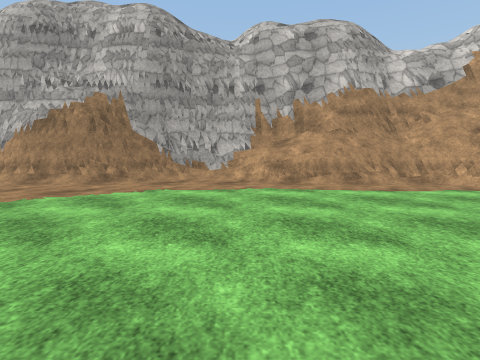
[1] (above)

24 first-person views from a walk through a scene from a Unity 3-D project. The camera is 1.3 m above the floor, tilts 6° down and sees 80° across. The floor is counted in squares, 2 m on a side. Each view is taken from the middle of a square. On the plan, view 1 faces up. The plan holds only what a view shows up to about 9 squares ahead; the rest is blank. The place goes on beyond the plan. The player character is not drawn. Surface patterns are stand-ins for the level's own textures.

[2]
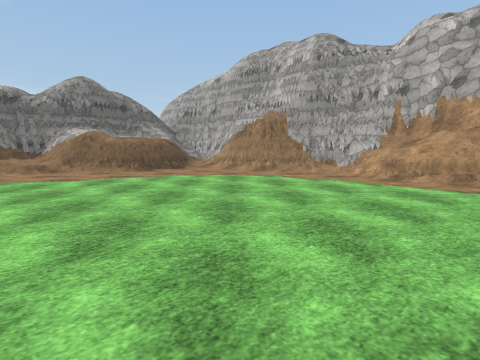

[3]
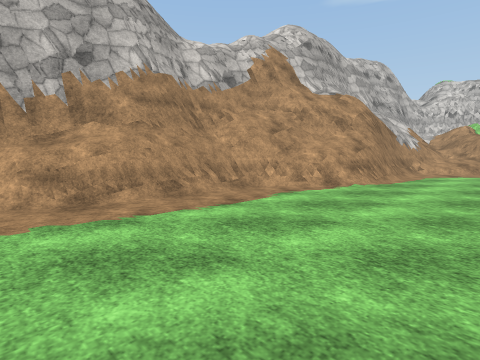

[4]
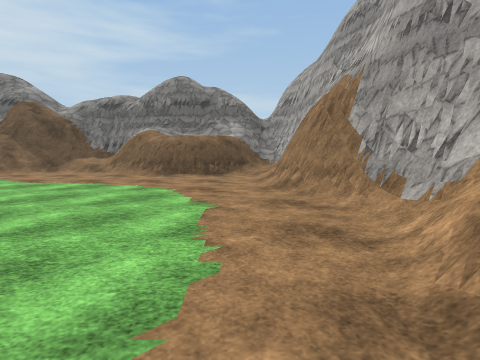

[5]
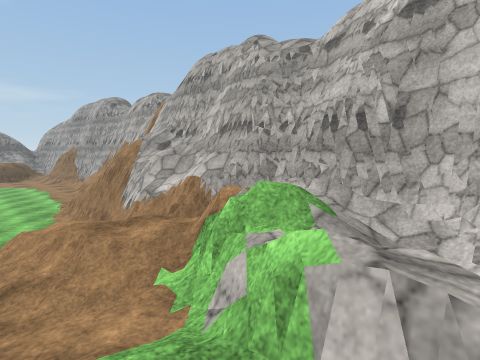

[6]
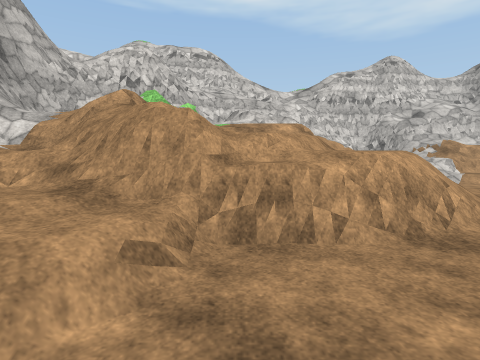

[7]
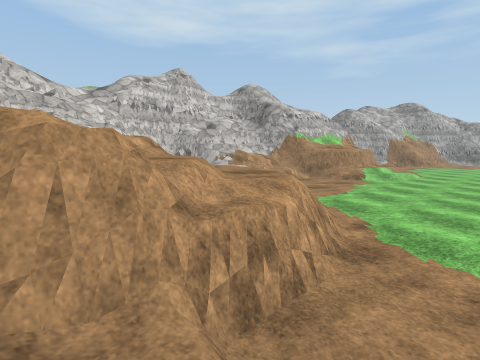

[8]
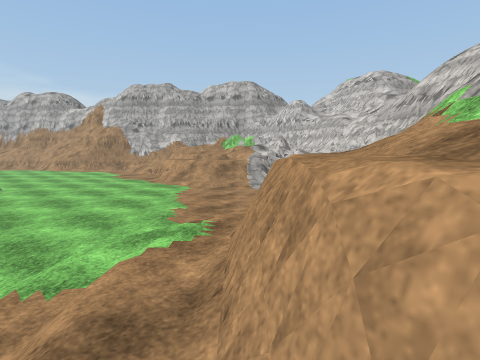

[9]
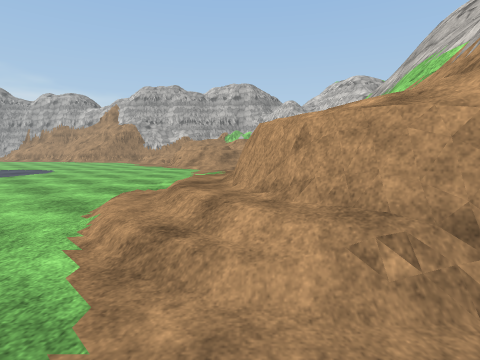

[10]
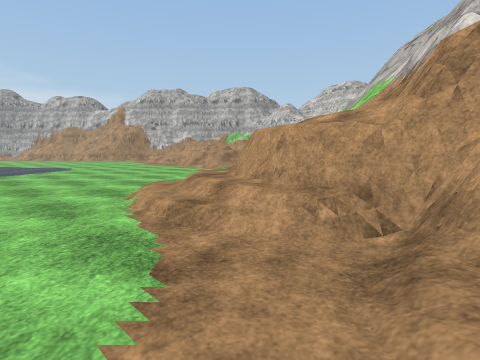

[11]
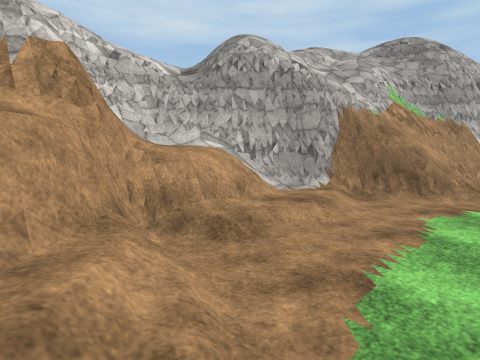

[12]
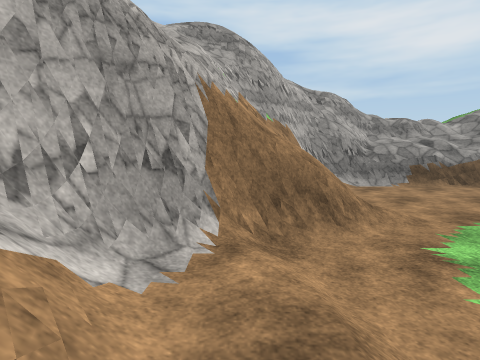

[13]
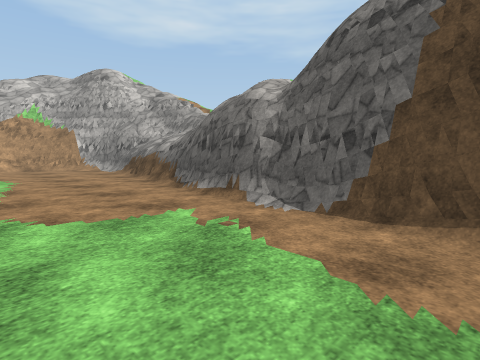

[14]
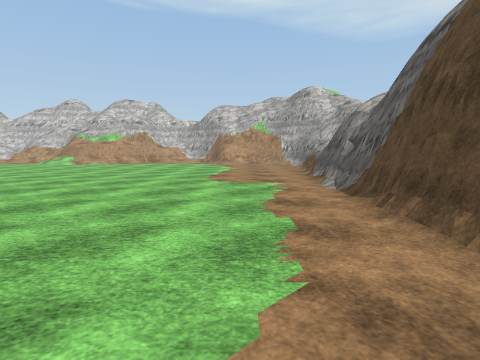

[15]
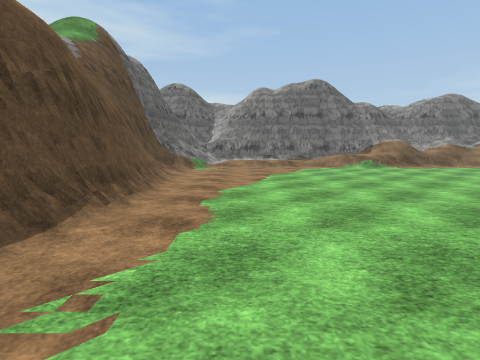

[16]
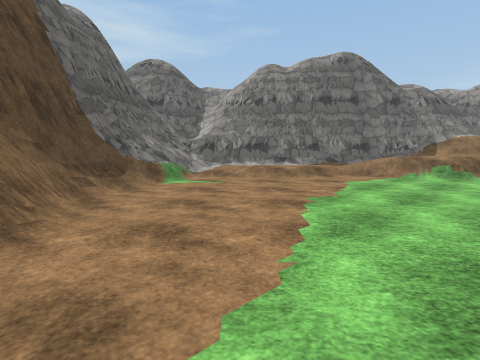

[17]
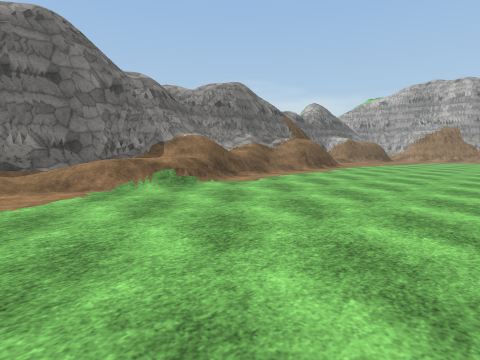

[18]
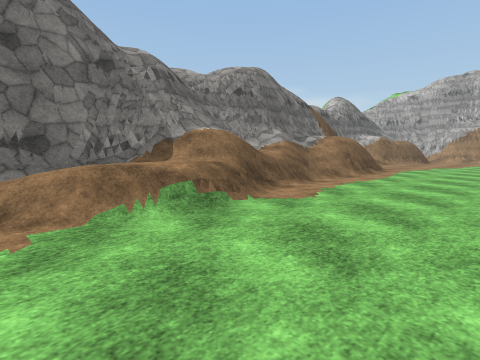

[19]
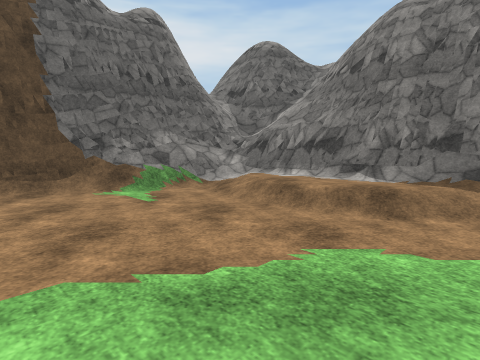

[20]
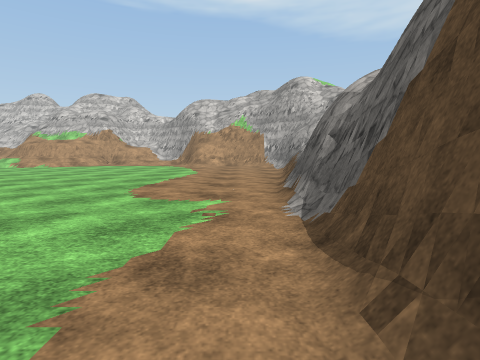

[21]
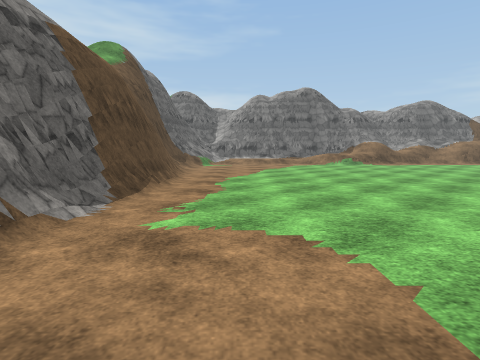

[22]
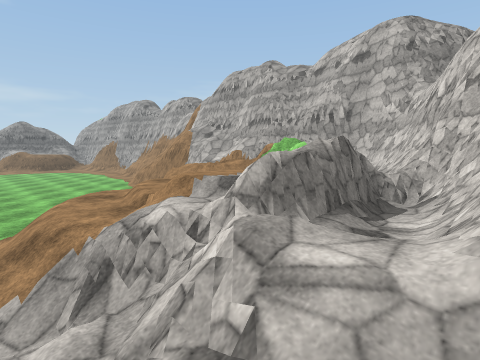

[23]
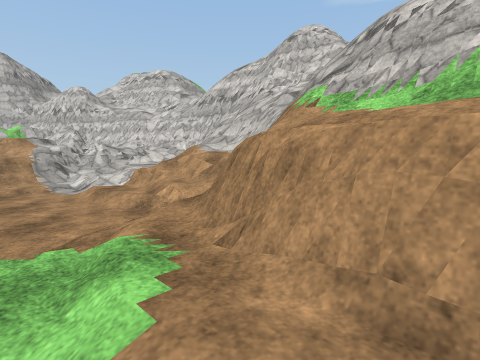

[24]
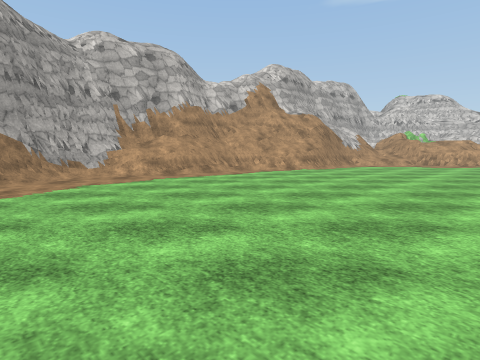

### Floor plan
Key: @ floor where view 1 was taken; # wall or solid block; . main floor; : floor 2.75 m higher than the main floor; + floor 5.5 m higher than the main floor; * floor 5.75 m higher than the main floor; % floor 6 m higher than the main floor; & floor 8 m higher than the main floor; $ floor 8.5 m higher than the main floor; / step, stairs or slope; = window, fence, low wall or low ledge; ^ raised ledge; v drop or lower ground.
Columns run from 9 left of view 1 to 18 right of it. Each row starts with its distance up from view 1.
  7       ########
  6    ####/..==###     #####
  5    #..........########==##
  4    #...........##/##///:=##
  3    #...............////=###
  2  ###............. ..=////=#
  1  #=.................=////=##
  0  #=......@...........=////##
 -1  ##/.........   .....//////#
 -2   #//....       ........///#
 -3    //....       ........//^#
 -4  #//#....       ........//##
 -5  v#//....        ......///#
 -6 %v#//....         ....//^##
 -7 *##//....          .../^^#
 -8 +==//.....       ...../^^#
 -9 %##//......     ......//^#
-10 =v#//.......   ......../###
-11 $v#//................ ../##
-12 &v#//................ ../=#
-13  v#//................ ../##
-14  v#//..................###
-15 =##//..................##
-16 ===//..................#
-17 ##=#////##########..../#
-18  ########        #######

Where each view was taken, in squares from view 1:
view 1: 0 up, 0 right, facing up
view 2: 1 down, 3 right, facing up-left
view 3: 2 up, 0 right, facing up-right
view 4: 5 up, 2 right, facing left
view 5: 2 up, 15 right, facing up-left
view 6: 2 up, 9 right, facing right
view 7: 3 up, 10 right, facing down-right
view 8: 9 down, 14 right, facing up
view 9: 11 down, 14 right, facing up
view 10: 12 down, 14 right, facing up
view 11: 9 down, 13 right, facing down-right
view 12: 11 down, 15 right, facing down
view 13: 14 down, 3 right, facing down-right
view 14: 15 down, 0 right, facing right
view 15: 15 down, 6 right, facing left
view 16: 15 down, 2 right, facing left
view 17: 13 down, 0 right, facing up-left
view 18: 12 down, 2 left, facing up-left
view 19: 12 down, 2 left, facing down-left
view 20: 16 down, 2 right, facing right
view 21: 15 down, 8 right, facing left
view 22: 1 down, 17 right, facing up-left
view 23: 8 down, 13 right, facing up-right
view 24: 1 down, 3 left, facing up-right
